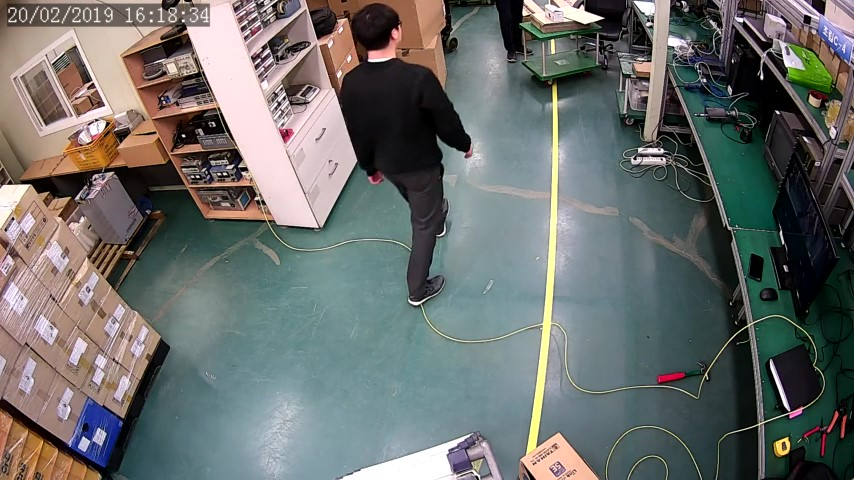
//> input picture ZTK_video_2_Moment2.jpg, 854 x 480 px
$ ./fewTests   (built with g++ and OpenCV 4)
//> lines starting //> are read from the running program, lines starting //| are printed output that depends on the picture
#include <iostream>
#include <opencv2/opencv.hpp>
#include <time.h>
#include <opencv2/highgui/highgui.hpp>
#include <opencv2/imgcodecs.hpp>
#include <vector>
#include <opencv2/imgproc.hpp>

using namespace std;
using namespace cv;

HOGDescriptor hog;

#define PI 3.141592

int main() {
	string path = "ZTK_video_2_Moment2.jpg";
	Mat image = imread(path);
//> image is the input picture: 480 rows x 854 cols, CV_8UC3; mean B, G, R 107.5, 109.9, 107
	Mat gx, gy, edge;
	Mat mag, angle;

	cvtColor(image, edge, COLOR_BGR2GRAY);
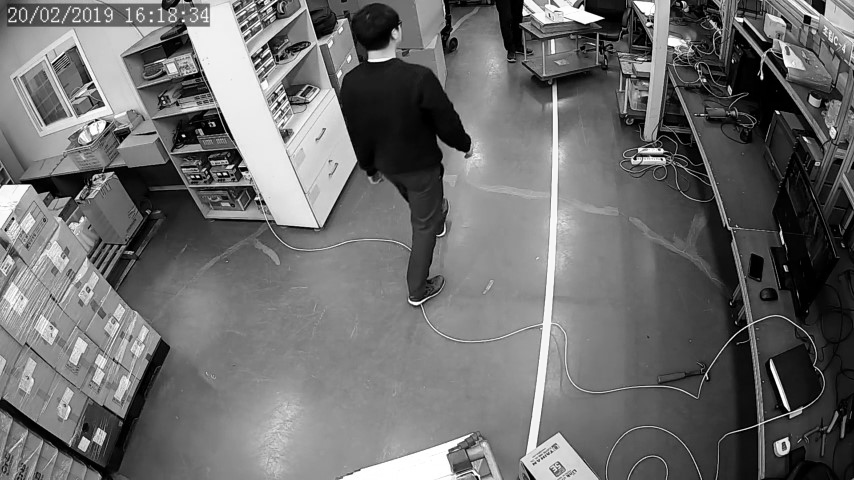
//> edge: 480 rows x 854 cols, CV_8UC1; min 0, max 255, mean 108.7
	GaussianBlur(edge, edge, Size(3, 3), 1.5);
	Canny(edge, edge, 100, 300, 3);
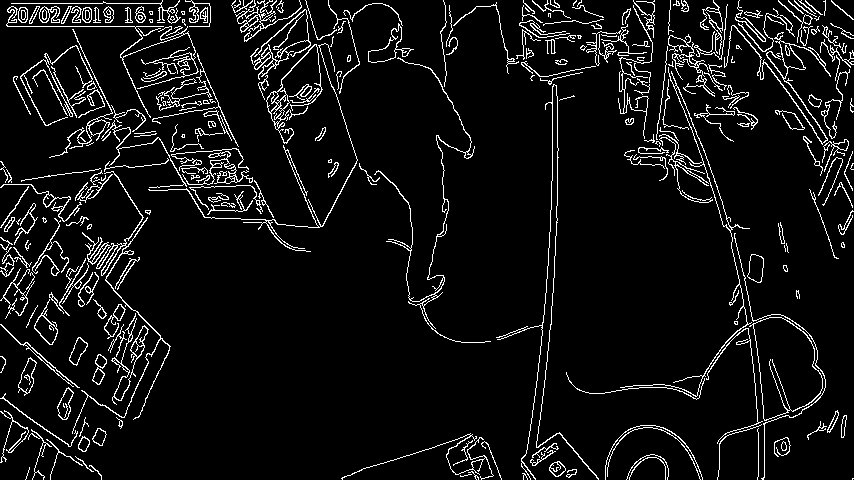
//> edge: 480 rows x 854 cols, CV_8UC1; 6.9% white in thin lines or dots

	image.convertTo(image, CV_32F, 1 / 255.0);
//> image: 480 rows x 854 cols, CV_32FC3
	Sobel(image, gx, CV_32F, 1, 0, 1);
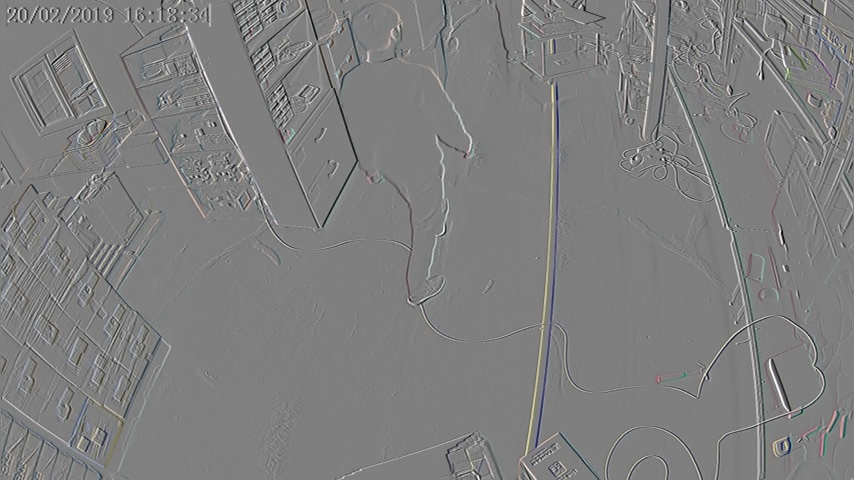
//> gx: 480 rows x 854 cols, CV_32FC3; mean B, G, R -0.000495, -0.000597, -0.000882; drawn with min black and max white
	Sobel(image, gy, CV_32F, 0, 1, 1);
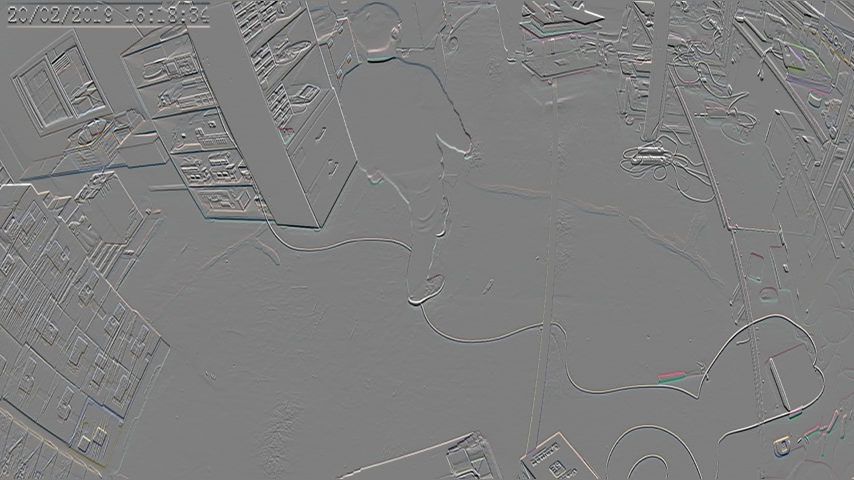
//> gy: 480 rows x 854 cols, CV_32FC3; mean B, G, R 0.000197, 0.00016, -0.000138; drawn with min black and max white

	cartToPolar(gx, gy, mag, angle, 1);
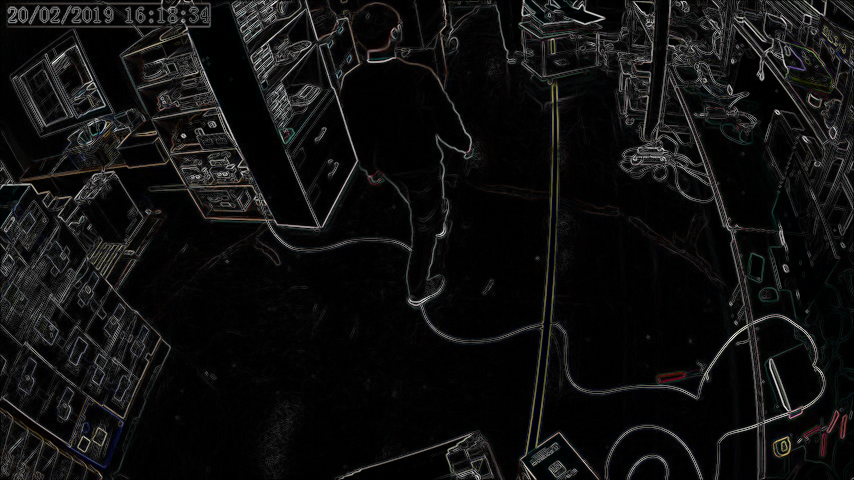
//> mag: 480 rows x 854 cols, CV_32FC3; mean B, G, R 0.0867, 0.0871, 0.0881; drawn with min black and max white
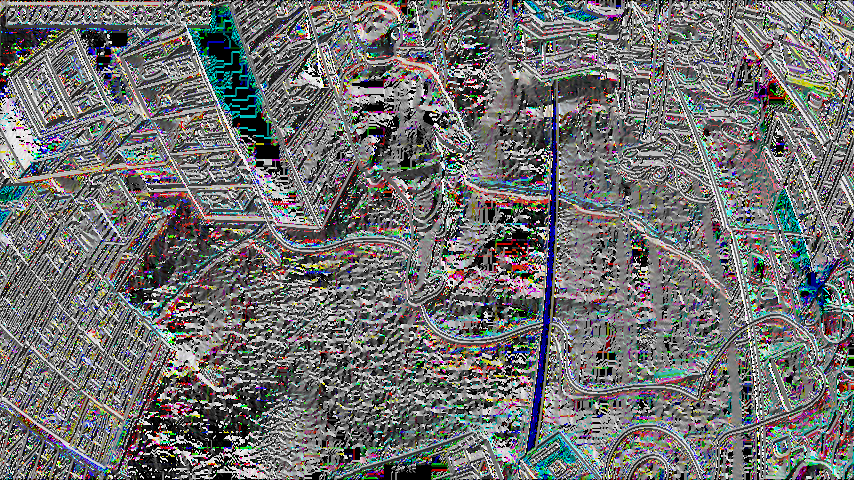
//> angle: 480 rows x 854 cols, CV_32FC3; mean B, G, R 158.8, 158.9, 157.9; drawn with min black and max white

	imshow("test1",image);
	imshow("test2", gx);
	imshow("test3", gy);
	imshow("test4", mag);
	imshow("test5", angle);
	imshow("test6", edge);

	waitKey(0);
	return 0;
}

$ run again, with ZTK_video_2_Moment.jpg copied over ZTK_video_2_Moment2.jpg
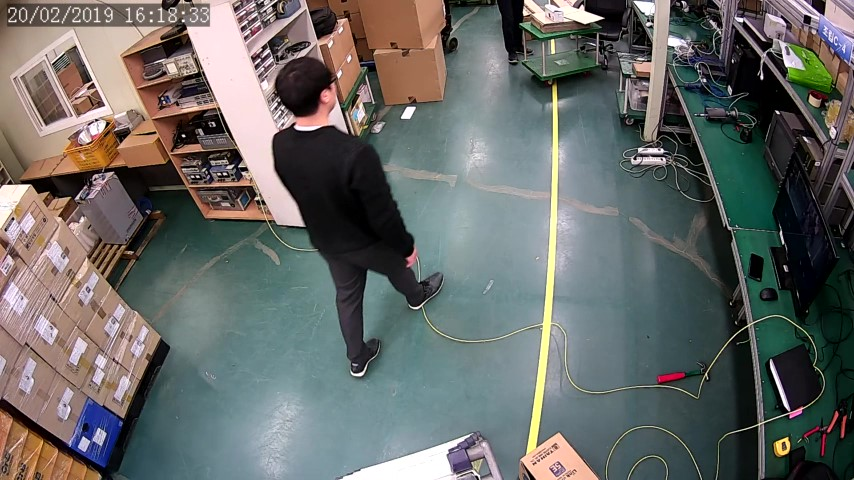
//> input picture ZTK_video_2_Moment.jpg, 854 x 480 px
//> image is the input picture: 480 rows x 854 cols, CV_8UC3; mean B, G, R 102.7, 105.3, 103.4
//> `Canny(edge, edge, 100, 300, 3);`:
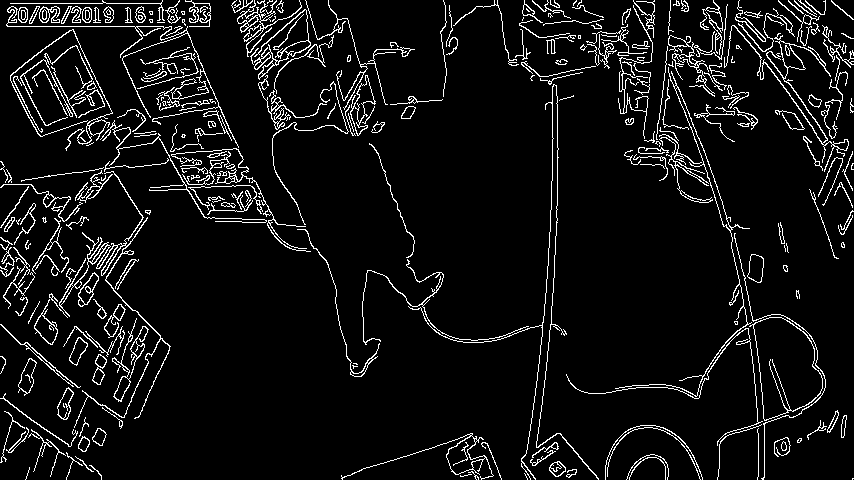
//> edge: 480 rows x 854 cols, CV_8UC1; 6.9% white in thin lines or dots
//> image: 480 rows x 854 cols, CV_32FC3
//> `cartToPolar(gx, gy, mag, angle, 1);`:
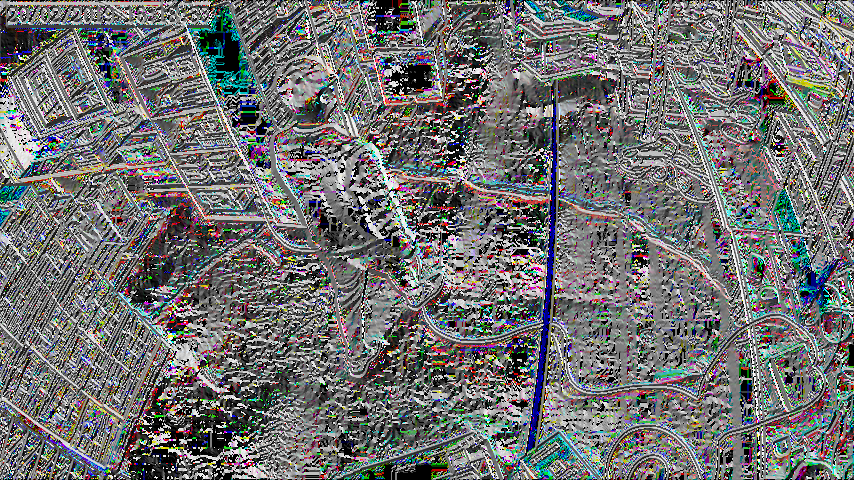
//> angle: 480 rows x 854 cols, CV_32FC3; mean B, G, R 159.1, 158.7, 158.1; drawn with min black and max white
